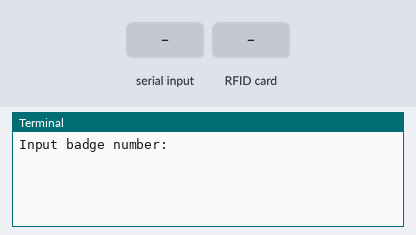
Bench run of a program on a simulated Raspberry Pi (header pin numbers). Shown: the last lines printed to the terminal. Inputs (shaded band) come from the test bench. At 2.8 s the program stops and its outputs stay as they are.

Above: at 1.2 s.
1.3 s: "1" typed at the terminal, then Enter
At 1.8 s:
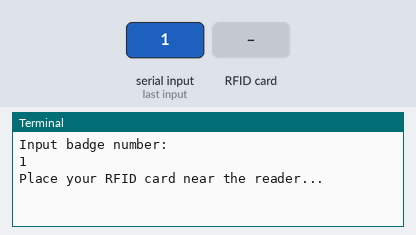
2.8 s: RFID card 5E 7A 19 C4 held to the reader
At 4.0 s:
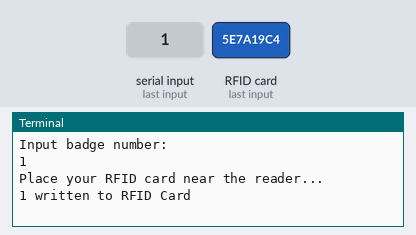

The program:

write_mfrc522.py
```python
import RPi.GPIO as GPIO
from mfrc522 import SimpleMFRC522

reader = SimpleMFRC522()

try:
        text = input('Input badge number:')
        print("Place your RFID card near the reader...")
        reader.write(text)
        print(f'{text} written to RFID Card')
finally:
        GPIO.cleanup()
```

Measured:
- after the input at 1.3 s, the terminal: prints a new line at once (image 1)
- after the input at 2.8 s, the terminal: prints a new line at once (image 2)
